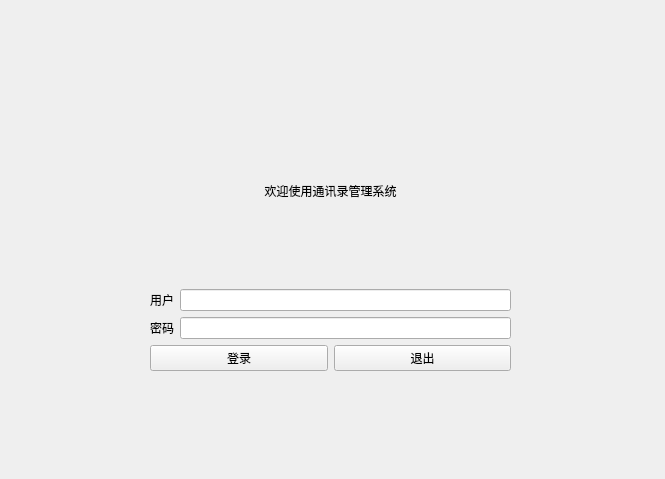
<?xml version="1.0" encoding="UTF-8"?>
<ui version="4.0">
 <class>login</class>
 <widget class="QWidget" name="login">
  <property name="geometry">
   <rect>
    <x>0</x>
    <y>0</y>
    <width>665</width>
    <height>479</height>
   </rect>
  </property>
  <property name="windowTitle">
   <string>Form</string>
  </property>
  <widget class="QWidget" name="">
   <property name="geometry">
    <rect>
     <x>150</x>
     <y>100</y>
     <width>361</width>
     <height>271</height>
    </rect>
   </property>
   <layout class="QVBoxLayout" name="verticalLayout_2">
    <item>
     <widget class="QLabel" name="label">
      <property name="styleSheet">
       <string notr="true">font: 14pt &quot;微软雅黑&quot;;</string>
      </property>
      <property name="text">
       <string>&lt;html&gt;&lt;head/&gt;&lt;body&gt;&lt;p align=&quot;center&quot;&gt;欢迎使用通讯录管理系统&lt;/p&gt;&lt;/body&gt;&lt;/html&gt;</string>
      </property>
     </widget>
    </item>
    <item>
     <layout class="QVBoxLayout" name="verticalLayout">
      <item>
       <layout class="QHBoxLayout" name="horizontalLayout">
        <item>
         <widget class="QLabel" name="user">
          <property name="styleSheet">
           <string notr="true">font: 14pt &quot;微软雅黑&quot;;
font: 14pt &quot;微软雅黑&quot;;</string>
          </property>
          <property name="text">
           <string>用户</string>
          </property>
         </widget>
        </item>
        <item>
         <widget class="QLineEdit" name="userE"/>
        </item>
       </layout>
      </item>
      <item>
       <layout class="QHBoxLayout" name="horizontalLayout_2">
        <item>
         <widget class="QLabel" name="secret">
          <property name="styleSheet">
           <string notr="true">font: 14pt &quot;微软雅黑&quot;;</string>
          </property>
          <property name="text">
           <string>密码</string>
          </property>
         </widget>
        </item>
        <item>
         <widget class="QLineEdit" name="secretE"/>
        </item>
       </layout>
      </item>
     </layout>
    </item>
    <item>
     <layout class="QHBoxLayout" name="horizontalLayout_3">
      <item>
       <widget class="QPushButton" name="log">
        <property name="styleSheet">
         <string notr="true">font: 14pt &quot;微软雅黑&quot;;</string>
        </property>
        <property name="text">
         <string>登录</string>
        </property>
       </widget>
      </item>
      <item>
       <widget class="QPushButton" name="pushButton_2">
        <property name="styleSheet">
         <string notr="true">font: 14pt &quot;微软雅黑&quot;;</string>
        </property>
        <property name="text">
         <string>退出</string>
        </property>
       </widget>
      </item>
     </layout>
    </item>
   </layout>
  </widget>
 </widget>
 <resources/>
 <connections/>
</ui>
